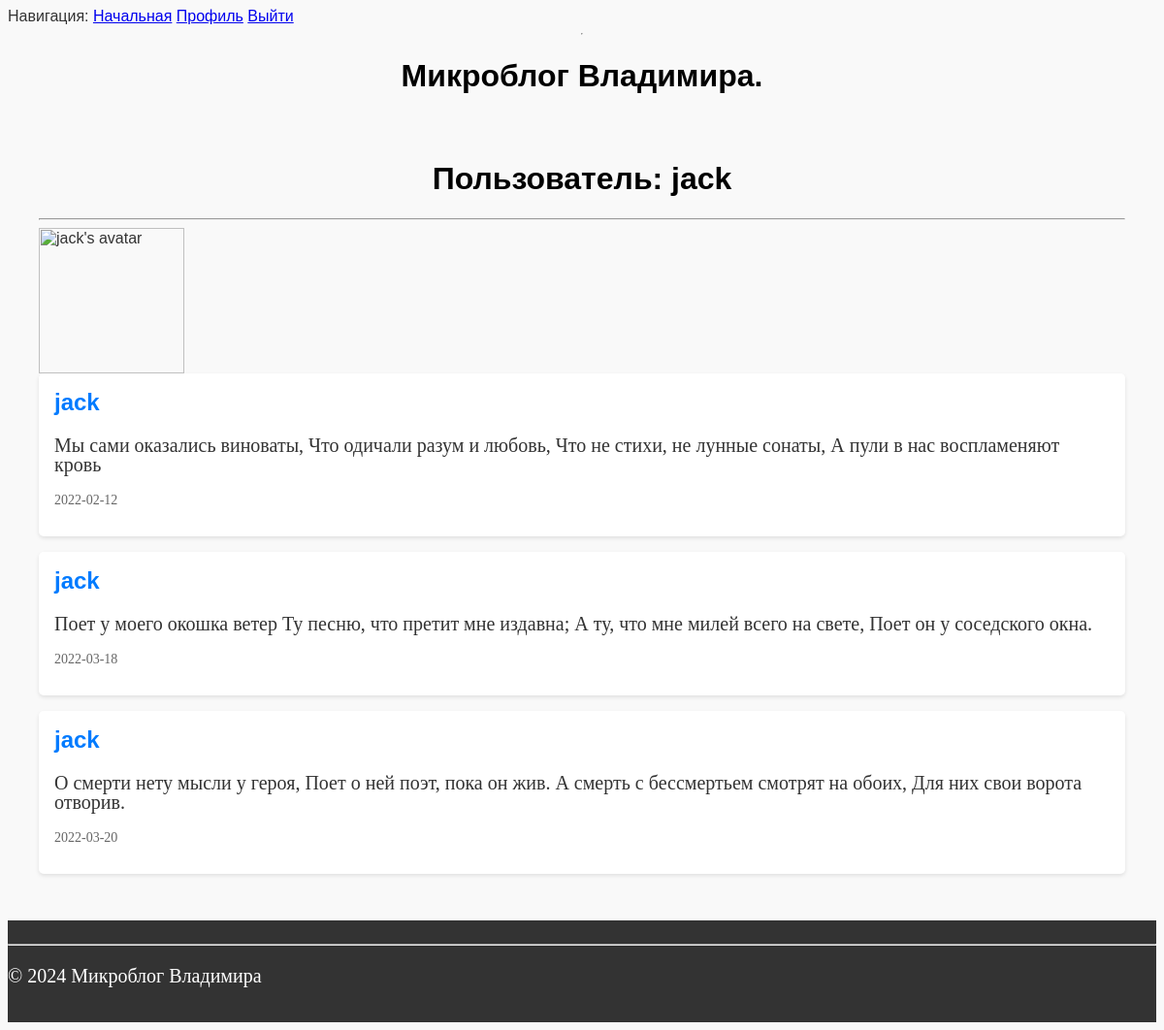
/user/jack (signed in), run on the app's committed database.
### app/models.py (models this page shows, shortened)
class User(UserMixin, db.Model):
    id = db.Column(db.Integer, primary_key=True)
    username = db.Column(db.String(80), unique=True, nullable=False)
    email = db.Column(db.String(120), unique=True, nullable=False)
    password_hash = db.Column(db.String(128), nullable=False)
    avatar = db.Column(db.String(120), default='default_avatar.png')
    def avatar_url(self):
        if self.avatar:
            return url_for('static', filename=f'avatars/{self.avatar}')
        return url_for('static', filename='avatars/default_avatar.png')

class Post(db.Model):
    id = db.Column(db.Integer, primary_key=True)
    title = db.Column(db.String(120), nullable=False)
    text = db.Column(db.Text, nullable=False)
    date = db.Column(db.Text, nullable=False)
    user_id = db.Column(db.Integer, db.ForeignKey('user.id'), nullable=False)
    user = db.relationship('User', backref=db.backref('posts', lazy=True))

### app/routes.py (the view)
@app.route('/user/<username>')
@login_required
def user(username):
    user = db.first_or_404(sa.select(User).where(User.username == username))
    posts = Post.query.filter_by(user_id=user.id).all()
    return render_template('user.html', user=user, posts=posts)

### app/models.py (called while the page is built)
@login.user_loader
def load_user(id):
    return db.session.get(User, int(id))

### app/templates/user.html
{% extends "base.html" %}
{% block content %}
    <h1>Пользователь: {{ user.username }}</h1>
    <hr>
    <img src="{{ user.avatar_url() }}" alt="{{ user.username }}'s avatar" width="150" height="150">
    {% for post in posts %}
    <article class="post">
        <h2>{{ post.title }} </h2>
        <p>{{ post.text }}</p>
        <p class="post-meta">{{ post.date }}</p>
    </article>
    {% endfor %}
{% endblock %}

### app/static/css/style.css (style rules this page uses)
body { background-color: #f9f9f9; color: #333; font-family: "Arial", sans-serif }
h1 { color: black; text-align: center; }
p { font-family: Times New Roman; font-size: 20px; }
.post { background-color: #fff; padding: 1rem; margin-bottom: 1rem; border-radius: 5px; box-shadow: 0 2px 4px rgba(0, 0, 0, 0.1) }
.post h2 { margin-top: 0; font-size: 1.5rem; color: #007BFF; }
.post p { line-height: 1.0; }
.post-meta { font-size: 0.875rem; color: #666; margin-top: 1rem; }

### data on the page
User: username "jack"
Post: title "jack", text "Мы сами оказались виноваты, Что одичали разум и любовь, Что не стихи, не лунные сонаты, А пули в нас воспламеняют кровь", date "2022-02-12"
Post: title "jack", text "Поет у моего окошка ветер Ту песню, что претит мне издавна; А ту, что мне милей всего на свете, Поет он у соседского окна.", date "2022-03-18"
Post: title "jack", text "О смерти нету мысли у героя, Поет о ней поэт, пока он жив. А смерть с бессмертьем смотрят на обоих, Для них свои ворота отворив.", date "2022-03-20"
